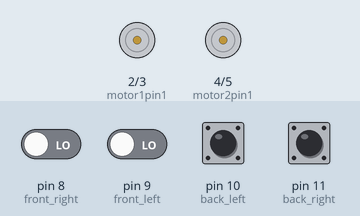
The sketch below on a simulated Arduino Uno, built with avr-gcc and run on an emulated ATmega328P. Shown: motor-driver pin pairs drawn as motors (green arrow = first pin HIGH = forward, orange = second pin HIGH = backward, longer = more drive). Inputs (shaded band) come from the test bench; at power-on: pin 8 (front_right), pin 9 (front_left), pin 10 (back_left), pin 11 (back_right) LOW.

Above: at 1.2 s.
1.3 s: pin 10 (back_left) pulled HIGH for 0.15 s
At 4.1 s:
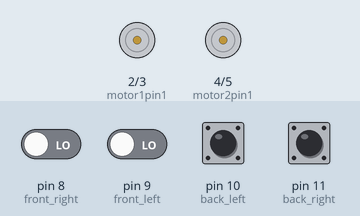
4.4 s: pin 11 (back_right) pulled HIGH for 0.15 s
At 6.2 s:
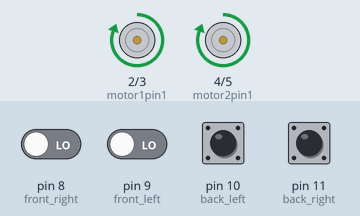
7.5 s: pin 11 (back_right) pulled HIGH for 1 s
11.5 s: pin 10 (back_left) pulled HIGH for 1 s
At 12.18 s:
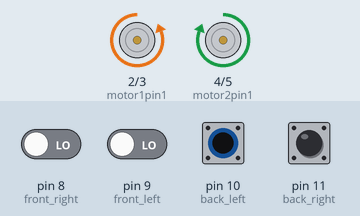
15.0 s: pin 8 (front_right) driven HIGH and pin 9 (front_left) driven HIGH and pin 10 (back_left) driven HIGH and pin 11 (back_right) driven HIGH
At 17.5 s:
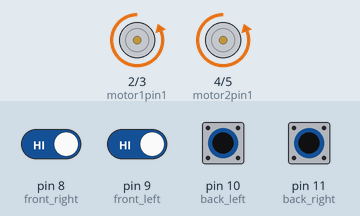
Timing chart, 0 to 18.7 s (numbered marks = the images above; inputs shaded):
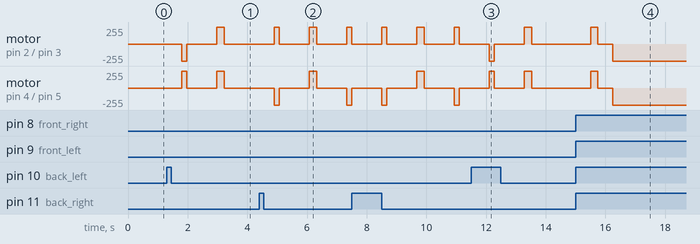

Measured:
- after the input at 1.3 s, motor on pin 2 (motor1pin1) / pin 3 (motor1pin2): stopped → backward 255/255 after 0.50 s, → stopped 0.18 s later, → forward 255/255 1.0 s later, → stopped 0.25 s later; motor on pin 4 (motor2pin1) / pin 5 (motor2pin2): alternates forward 255/255 for 0.21 s and stopped for 1.0 s, starting after 0.50 s
- after the input at 11.5 s, motor on pin 2 (motor1pin1) / pin 3 (motor1pin2): stopped → backward 255/255 after 0.60 s, → stopped 0.18 s later, → forward 255/255 1.0 s later, → stopped 0.25 s later; motor on pin 4 (motor2pin1) / pin 5 (motor2pin2): alternates forward 255/255 for 0.21 s and stopped for 1.0 s, starting after 0.60 s
- after the input at 15.0 s, motor on pin 2 (motor1pin1) / pin 3 (motor1pin2), motor on pin 4 (motor2pin1) / pin 5 (motor2pin2): stopped → forward 255/255 after 0.50 s, → stopped 0.25 s later, → backward 255/255 0.50 s later

The sketch:

obstacle_avoiding_robot.ino
```cpp
int motor1pin1 = 2;//out 1
int motor1pin2 = 3;//out2
//left wheel

int motor2pin1 = 4;//out 3
int  motor2pin2 = 5;//out4
//right wheel

const int front_left=9;
const int front_right=8;
const int back_left=10;
const int back_right=11;
//sensors

void setup() {
  pinMode(motor1pin1,OUTPUT);
  pinMode(motor1pin2,OUTPUT);
  pinMode(motor2pin1,OUTPUT);
  pinMode(motor2pin2,OUTPUT);

  pinMode(front_left,INPUT);
  pinMode(front_right,INPUT);
  pinMode(back_right,INPUT);
  pinMode(back_left,INPUT);
}

void loop() {
  int sensorfr=digitalRead(front_right);
  int sensorfl=digitalRead(front_left);
  int sensorbr=digitalRead(back_right);
  int sensorbl=digitalRead(back_left);

  if (sensorfr==HIGH && sensorfl==HIGH && sensorbr==HIGH && sensorbl==HIGH) {
    moveForward();
  }
  if (sensorfr==LOW && sensorfl==HIGH && sensorbr==HIGH && sensorbl==HIGH) {
    moveBack();
    svouraLeft();
    delay(175);
    stopMotors();
  }
  if (sensorfr==HIGH && sensorfl==HIGH && sensorbr==HIGH && sensorbl==LOW) {
    moveForward();
    delay(250);
    svouraRight();
    delay(175);
    stopMotors();
  }
  if (sensorfr==HIGH && sensorfl==HIGH && sensorbr==LOW && sensorbl==HIGH) {
    moveForward();
    delay(250);
    svouraLeft();
    delay(175);
    stopMotors();
  }
  if (sensorfr==HIGH && sensorfl==LOW && sensorbr==HIGH && sensorbl==HIGH) {
    moveBack();
    delay(250);
    svouraRight();
    delay(175);
    stopMotors();
  }
  if (sensorfr==HIGH && sensorfl==HIGH && sensorbr==LOW && sensorbl==LOW) {
    moveForward();
  }
  if (sensorfr==HIGH && sensorfl==LOW && sensorbr==LOW && sensorbl==HIGH) {
    svouraRight();
    delay(175);
    stopMotors();
  }
  if (sensorfr==HIGH && sensorfl==LOW && sensorbr==HIGH && sensorbl==LOW) {
    svouraRight();
    delay(100);
    stopMotors();
  }
  if (sensorfr==HIGH && sensorfl==LOW && sensorbr==LOW && sensorbl==HIGH) {
    svouraRight();
    delay(175);
    stopMotors();
  }
  if (sensorfr==HIGH && sensorfl==LOW && sensorbr==LOW && sensorbl==LOW) {
    svouraRight();
    delay(175);
    stopMotors();
  }
  if (sensorfr==LOW && sensorfl==HIGH && sensorbr==HIGH && sensorbl==LOW) {
    svouraLeft();
    delay(175);
    stopMotors();
  }
  if (sensorfr==LOW && sensorfl==HIGH && sensorbr==LOW && sensorbl==HIGH) {
    svouraLeft();
    delay(175);
    stopMotors();
  }
  if (sensorfr==LOW && sensorfl==HIGH && sensorbr==LOW && sensorbl==LOW) {
    svouraRight();
    delay(175);
    stopMotors();
  }
  if (sensorfr==LOW && sensorfl==LOW && sensorbr==HIGH && sensorbl==HIGH) {
    moveBack();
  }
  if (sensorfr==LOW && sensorfl==LOW && sensorbr==HIGH && sensorbl==LOW) {
    svouraLeft();
    delay(175);
    stopMotors();
    moveBack();
  }
  if (sensorfr==LOW && sensorfl==LOW && sensorbr==LOW && sensorbl==HIGH) {
    svouraRight();
    delay(175);
    stopMotors();
    moveBack();
  }
  if (sensorfr==LOW && sensorfl==LOW && sensorbr==HIGH && sensorbl==LOW) {
    svouraLeft();
    delay(175);
    stopMotors();
  }
}

void moveForward(void) {
  digitalWrite(motor1pin1,LOW);
  digitalWrite(motor1pin2,HIGH);
  digitalWrite(motor2pin1,LOW);
  digitalWrite(motor2pin2,HIGH);
}

void moveBack(void) {
  stopMotors();
  digitalWrite(motor1pin1,HIGH);
  digitalWrite(motor1pin2,LOW);
  digitalWrite(motor2pin1,HIGH);
  digitalWrite(motor2pin2,LOW);
  delay(250);
  stopMotors();
}

void stopMotors(void) {
  digitalWrite(motor1pin1,LOW);
  digitalWrite(motor1pin2,LOW);
  digitalWrite(motor2pin1,LOW);
  digitalWrite(motor2pin2,LOW);
  delay(500);
}

void svouraRight(void) {
  stopMotors();
  digitalWrite(motor1pin1,LOW);
  digitalWrite(motor1pin2,HIGH);
  digitalWrite(motor2pin1,HIGH);
  digitalWrite(motor2pin2,LOW);
}

void svouraLeft(void) {
  stopMotors();
  digitalWrite(motor1pin1,HIGH);
  digitalWrite(motor1pin2,LOW);
  digitalWrite(motor2pin1,LOW);
  digitalWrite(motor2pin2,HIGH);
}
```
